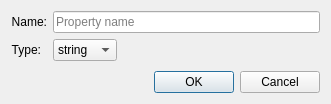
<?xml version="1.0" encoding="UTF-8"?>
<ui version="4.0">
 <class>AddPropertyDialog</class>
 <widget class="QDialog" name="AddPropertyDialog">
  <property name="geometry">
   <rect>
    <x>0</x>
    <y>0</y>
    <width>331</width>
    <height>104</height>
   </rect>
  </property>
  <property name="sizePolicy">
   <sizepolicy hsizetype="Minimum" vsizetype="Minimum">
    <horstretch>0</horstretch>
    <verstretch>0</verstretch>
   </sizepolicy>
  </property>
  <property name="windowTitle">
   <string>Add property...</string>
  </property>
  <layout class="QVBoxLayout" name="verticalLayout">
   <property name="leftMargin">
    <number>11</number>
   </property>
   <property name="topMargin">
    <number>11</number>
   </property>
   <property name="rightMargin">
    <number>11</number>
   </property>
   <property name="bottomMargin">
    <number>11</number>
   </property>
   <item>
    <layout class="QFormLayout" name="formLayout">
     <item row="0" column="0">
      <widget class="QLabel" name="nameLabel">
       <property name="text">
        <string>Name:</string>
       </property>
       <property name="alignment">
        <set>Qt::AlignRight|Qt::AlignTrailing|Qt::AlignVCenter</set>
       </property>
      </widget>
     </item>
     <item row="0" column="1">
      <widget class="QLineEdit" name="nameEdit">
       <property name="sizePolicy">
        <sizepolicy hsizetype="Preferred" vsizetype="Fixed">
         <horstretch>0</horstretch>
         <verstretch>0</verstretch>
        </sizepolicy>
       </property>
       <property name="toolTip">
        <string>Specify the name of the property</string>
       </property>
       <property name="inputMask">
        <string/>
       </property>
       <property name="text">
        <string/>
       </property>
       <property name="placeholderText">
        <string>Property name</string>
       </property>
      </widget>
     </item>
     <item row="1" column="0">
      <widget class="QLabel" name="typeLabel">
       <property name="text">
        <string>Type:</string>
       </property>
       <property name="alignment">
        <set>Qt::AlignRight|Qt::AlignTrailing|Qt::AlignVCenter</set>
       </property>
      </widget>
     </item>
     <item row="1" column="1">
      <widget class="QComboBox" name="typeComboBox">
       <property name="sizePolicy">
        <sizepolicy hsizetype="Fixed" vsizetype="Fixed">
         <horstretch>0</horstretch>
         <verstretch>0</verstretch>
        </sizepolicy>
       </property>
       <item>
        <property name="text">
         <string>string</string>
        </property>
       </item>
       <item>
        <property name="text">
         <string>int</string>
        </property>
       </item>
       <item>
        <property name="text">
         <string>float</string>
        </property>
       </item>
       <item>
        <property name="text">
         <string>bool</string>
        </property>
       </item>
       <item>
        <property name="text">
         <string>object</string>
        </property>
       </item>
       <item>
        <property name="text">
         <string>color</string>
        </property>
       </item>
       <item>
        <property name="text">
         <string>file</string>
        </property>
       </item>
      </widget>
     </item>
    </layout>
   </item>
   <item>
    <widget class="QDialogButtonBox" name="buttonBox">
     <property name="orientation">
      <enum>Qt::Horizontal</enum>
     </property>
     <property name="standardButtons">
      <set>QDialogButtonBox::Cancel|QDialogButtonBox::Ok</set>
     </property>
    </widget>
   </item>
  </layout>
 </widget>
 <resources/>
 <connections>
  <connection>
   <sender>buttonBox</sender>
   <signal>accepted()</signal>
   <receiver>add_property_dialog</receiver>
   <slot>accept()</slot>
   <hints>
    <hint type="sourcelabel">
     <x>248</x>
     <y>254</y>
    </hint>
    <hint type="destinationlabel">
     <x>157</x>
     <y>274</y>
    </hint>
   </hints>
  </connection>
  <connection>
   <sender>buttonBox</sender>
   <signal>rejected()</signal>
   <receiver>add_property_dialog</receiver>
   <slot>reject()</slot>
   <hints>
    <hint type="sourcelabel">
     <x>316</x>
     <y>260</y>
    </hint>
    <hint type="destinationlabel">
     <x>286</x>
     <y>274</y>
    </hint>
   </hints>
  </connection>
 </connections>
</ui>
